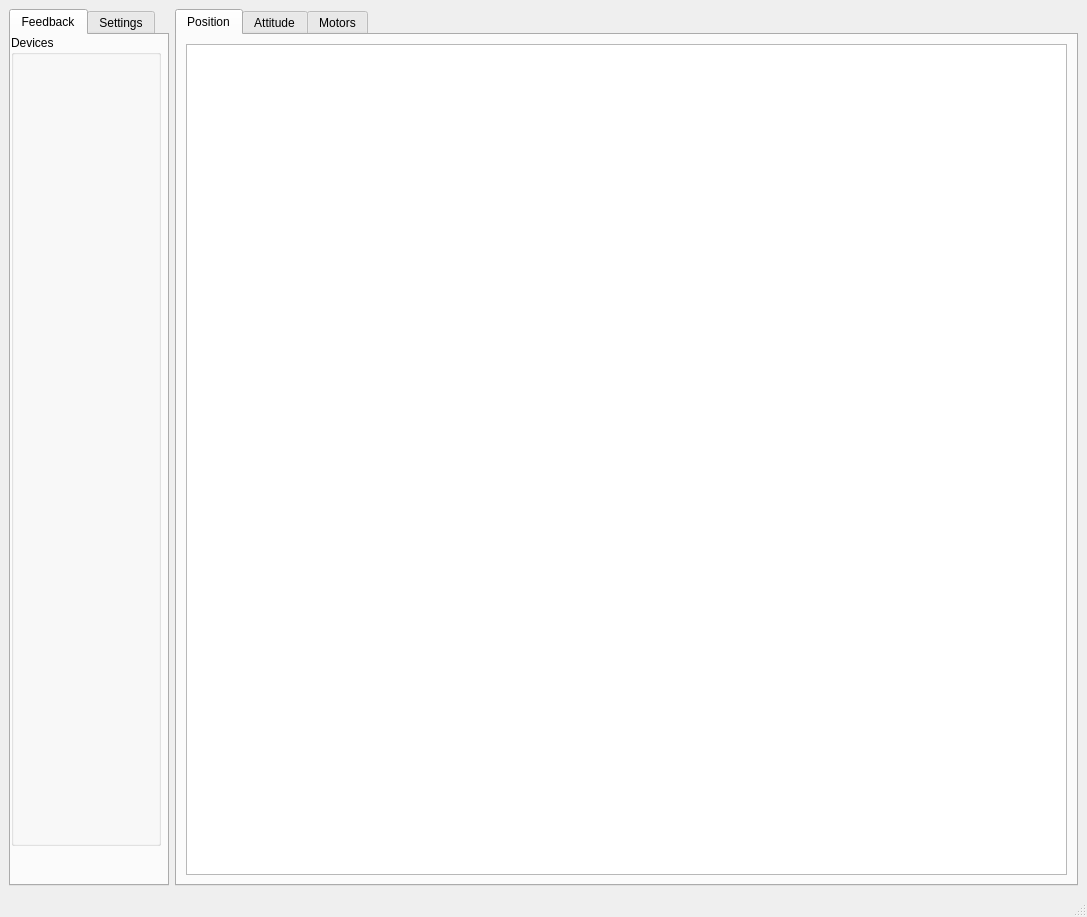
<?xml version="1.0" encoding="UTF-8"?>
<ui version="4.0">
 <class>MainWindow</class>
 <widget class="QMainWindow" name="MainWindow">
  <property name="geometry">
   <rect>
    <x>0</x>
    <y>0</y>
    <width>1087</width>
    <height>917</height>
   </rect>
  </property>
  <property name="windowTitle">
   <string>MainWindow</string>
  </property>
  <widget class="QWidget" name="centralwidget">
   <property name="enabled">
    <bool>true</bool>
   </property>
   <layout class="QHBoxLayout" name="horizontalLayout">
    <item>
     <widget class="QTabWidget" name="deviceWidget">
      <property name="sizePolicy">
       <sizepolicy hsizetype="Fixed" vsizetype="Expanding">
        <horstretch>0</horstretch>
        <verstretch>0</verstretch>
       </sizepolicy>
      </property>
      <property name="minimumSize">
       <size>
        <width>160</width>
        <height>0</height>
       </size>
      </property>
      <property name="currentIndex">
       <number>0</number>
      </property>
      <widget class="QWidget" name="tab">
       <attribute name="title">
        <string>Feedback</string>
       </attribute>
       <widget class="QGroupBox" name="groupBox">
        <property name="geometry">
         <rect>
          <x>0</x>
          <y>0</y>
          <width>150</width>
          <height>811</height>
         </rect>
        </property>
        <property name="sizePolicy">
         <sizepolicy hsizetype="Fixed" vsizetype="Expanding">
          <horstretch>0</horstretch>
          <verstretch>0</verstretch>
         </sizepolicy>
        </property>
        <property name="minimumSize">
         <size>
          <width>150</width>
          <height>0</height>
         </size>
        </property>
        <property name="title">
         <string>Devices</string>
        </property>
       </widget>
      </widget>
      <widget class="QWidget" name="settings">
       <attribute name="title">
        <string>Settings</string>
       </attribute>
       <widget class="QGroupBox" name="horizontal">
        <property name="geometry">
         <rect>
          <x>10</x>
          <y>10</y>
          <width>151</width>
          <height>111</height>
         </rect>
        </property>
        <property name="title">
         <string>Horizontal (xy)</string>
        </property>
        <widget class="QSlider" name="hor_vel_slider">
         <property name="geometry">
          <rect>
           <x>0</x>
           <y>90</y>
           <width>141</width>
           <height>16</height>
          </rect>
         </property>
         <property name="maximum">
          <number>50</number>
         </property>
         <property name="orientation">
          <enum>Qt::Horizontal</enum>
         </property>
        </widget>
        <widget class="QSlider" name="hor_pos_slider">
         <property name="geometry">
          <rect>
           <x>0</x>
           <y>50</y>
           <width>141</width>
           <height>16</height>
          </rect>
         </property>
         <property name="maximum">
          <number>50</number>
         </property>
         <property name="orientation">
          <enum>Qt::Horizontal</enum>
         </property>
        </widget>
        <widget class="QLabel" name="hor_vel">
         <property name="geometry">
          <rect>
           <x>30</x>
           <y>70</y>
           <width>67</width>
           <height>19</height>
          </rect>
         </property>
         <property name="text">
          <string>Velocity</string>
         </property>
        </widget>
        <widget class="QLabel" name="hor_pos">
         <property name="geometry">
          <rect>
           <x>30</x>
           <y>30</y>
           <width>67</width>
           <height>19</height>
          </rect>
         </property>
         <property name="text">
          <string>Position</string>
         </property>
        </widget>
        <widget class="QLabel" name="k_p_xy">
         <property name="geometry">
          <rect>
           <x>100</x>
           <y>30</y>
           <width>31</width>
           <height>19</height>
          </rect>
         </property>
         <property name="text">
          <string>0.0</string>
         </property>
        </widget>
        <widget class="QLabel" name="k_d_xy">
         <property name="geometry">
          <rect>
           <x>100</x>
           <y>70</y>
           <width>31</width>
           <height>19</height>
          </rect>
         </property>
         <property name="text">
          <string>0.0</string>
         </property>
        </widget>
       </widget>
       <widget class="QGroupBox" name="vertical">
        <property name="geometry">
         <rect>
          <x>10</x>
          <y>140</y>
          <width>151</width>
          <height>161</height>
         </rect>
        </property>
        <property name="title">
         <string>Vertical (z)</string>
        </property>
        <widget class="QSlider" name="ver_vel_slider">
         <property name="geometry">
          <rect>
           <x>0</x>
           <y>90</y>
           <width>141</width>
           <height>16</height>
          </rect>
         </property>
         <property name="maximum">
          <number>50</number>
         </property>
         <property name="orientation">
          <enum>Qt::Horizontal</enum>
         </property>
        </widget>
        <widget class="QSlider" name="ver_pos_slider">
         <property name="geometry">
          <rect>
           <x>0</x>
           <y>50</y>
           <width>141</width>
           <height>16</height>
          </rect>
         </property>
         <property name="maximum">
          <number>50</number>
         </property>
         <property name="orientation">
          <enum>Qt::Horizontal</enum>
         </property>
        </widget>
        <widget class="QLabel" name="ver_vel">
         <property name="geometry">
          <rect>
           <x>30</x>
           <y>70</y>
           <width>67</width>
           <height>19</height>
          </rect>
         </property>
         <property name="text">
          <string>Velocity</string>
         </property>
        </widget>
        <widget class="QLabel" name="ver_pos">
         <property name="geometry">
          <rect>
           <x>30</x>
           <y>30</y>
           <width>67</width>
           <height>19</height>
          </rect>
         </property>
         <property name="text">
          <string>Position</string>
         </property>
        </widget>
        <widget class="QLabel" name="k_p_z">
         <property name="geometry">
          <rect>
           <x>100</x>
           <y>30</y>
           <width>31</width>
           <height>19</height>
          </rect>
         </property>
         <property name="text">
          <string>0.0</string>
         </property>
        </widget>
        <widget class="QLabel" name="k_d_z">
         <property name="geometry">
          <rect>
           <x>100</x>
           <y>70</y>
           <width>31</width>
           <height>20</height>
          </rect>
         </property>
         <property name="text">
          <string>0.0</string>
         </property>
        </widget>
        <widget class="QLabel" name="k_i_z">
         <property name="geometry">
          <rect>
           <x>100</x>
           <y>110</y>
           <width>31</width>
           <height>20</height>
          </rect>
         </property>
         <property name="text">
          <string>0.0</string>
         </property>
        </widget>
        <widget class="QLabel" name="ver_int">
         <property name="geometry">
          <rect>
           <x>30</x>
           <y>110</y>
           <width>67</width>
           <height>19</height>
          </rect>
         </property>
         <property name="text">
          <string>Exactness</string>
         </property>
        </widget>
        <widget class="QSlider" name="ver_int_slider">
         <property name="geometry">
          <rect>
           <x>0</x>
           <y>130</y>
           <width>141</width>
           <height>16</height>
          </rect>
         </property>
         <property name="maximum">
          <number>50</number>
         </property>
         <property name="orientation">
          <enum>Qt::Horizontal</enum>
         </property>
        </widget>
       </widget>
       <widget class="QGroupBox" name="rotation">
        <property name="geometry">
         <rect>
          <x>10</x>
          <y>320</y>
          <width>151</width>
          <height>491</height>
         </rect>
        </property>
        <property name="title">
         <string>Rotation (alpha)</string>
        </property>
        <widget class="QSlider" name="tau_att_y_slider">
         <property name="geometry">
          <rect>
           <x>0</x>
           <y>90</y>
           <width>141</width>
           <height>16</height>
          </rect>
         </property>
         <property name="minimum">
          <number>10</number>
         </property>
         <property name="maximum">
          <number>100</number>
         </property>
         <property name="orientation">
          <enum>Qt::Horizontal</enum>
         </property>
        </widget>
        <widget class="QSlider" name="tau_att_x_slider">
         <property name="geometry">
          <rect>
           <x>0</x>
           <y>50</y>
           <width>141</width>
           <height>16</height>
          </rect>
         </property>
         <property name="minimum">
          <number>10</number>
         </property>
         <property name="maximum">
          <number>100</number>
         </property>
         <property name="orientation">
          <enum>Qt::Horizontal</enum>
         </property>
        </widget>
        <widget class="QLabel" name="tau_att_y_label">
         <property name="geometry">
          <rect>
           <x>30</x>
           <y>70</y>
           <width>67</width>
           <height>19</height>
          </rect>
         </property>
         <property name="text">
          <string>tau_att_y</string>
         </property>
        </widget>
        <widget class="QLabel" name="tau_att_x_label">
         <property name="geometry">
          <rect>
           <x>30</x>
           <y>30</y>
           <width>71</width>
           <height>20</height>
          </rect>
         </property>
         <property name="text">
          <string>tau_att_x</string>
         </property>
        </widget>
        <widget class="QLabel" name="tau_att_x">
         <property name="geometry">
          <rect>
           <x>100</x>
           <y>30</y>
           <width>31</width>
           <height>19</height>
          </rect>
         </property>
         <property name="text">
          <string>0.0</string>
         </property>
        </widget>
        <widget class="QLabel" name="tau_att_y">
         <property name="geometry">
          <rect>
           <x>100</x>
           <y>70</y>
           <width>31</width>
           <height>20</height>
          </rect>
         </property>
         <property name="text">
          <string>0.0</string>
         </property>
        </widget>
        <widget class="QLabel" name="tau_att_z_label">
         <property name="geometry">
          <rect>
           <x>30</x>
           <y>110</y>
           <width>71</width>
           <height>20</height>
          </rect>
         </property>
         <property name="text">
          <string>tau_att_z</string>
         </property>
        </widget>
        <widget class="QSlider" name="tau_att_z_slider">
         <property name="geometry">
          <rect>
           <x>0</x>
           <y>130</y>
           <width>141</width>
           <height>16</height>
          </rect>
         </property>
         <property name="minimum">
          <number>10</number>
         </property>
         <property name="maximum">
          <number>100</number>
         </property>
         <property name="orientation">
          <enum>Qt::Horizontal</enum>
         </property>
        </widget>
        <widget class="QLabel" name="tau_att_z">
         <property name="geometry">
          <rect>
           <x>100</x>
           <y>110</y>
           <width>31</width>
           <height>20</height>
          </rect>
         </property>
         <property name="text">
          <string>0.0</string>
         </property>
        </widget>
        <widget class="QLabel" name="tau_p">
         <property name="geometry">
          <rect>
           <x>100</x>
           <y>150</y>
           <width>41</width>
           <height>19</height>
          </rect>
         </property>
         <property name="text">
          <string>0.0</string>
         </property>
        </widget>
        <widget class="QSlider" name="tau_q_slider">
         <property name="geometry">
          <rect>
           <x>0</x>
           <y>210</y>
           <width>141</width>
           <height>16</height>
          </rect>
         </property>
         <property name="minimum">
          <number>10</number>
         </property>
         <property name="maximum">
          <number>100</number>
         </property>
         <property name="value">
          <number>10</number>
         </property>
         <property name="orientation">
          <enum>Qt::Horizontal</enum>
         </property>
        </widget>
        <widget class="QSlider" name="tau_p_slider">
         <property name="geometry">
          <rect>
           <x>0</x>
           <y>170</y>
           <width>141</width>
           <height>16</height>
          </rect>
         </property>
         <property name="minimum">
          <number>10</number>
         </property>
         <property name="maximum">
          <number>100</number>
         </property>
         <property name="value">
          <number>10</number>
         </property>
         <property name="orientation">
          <enum>Qt::Horizontal</enum>
         </property>
        </widget>
        <widget class="QLabel" name="tau_q">
         <property name="geometry">
          <rect>
           <x>100</x>
           <y>190</y>
           <width>41</width>
           <height>20</height>
          </rect>
         </property>
         <property name="text">
          <string>0.0</string>
         </property>
        </widget>
        <widget class="QLabel" name="tau_r_label">
         <property name="geometry">
          <rect>
           <x>30</x>
           <y>230</y>
           <width>71</width>
           <height>20</height>
          </rect>
         </property>
         <property name="text">
          <string>tau_r</string>
         </property>
        </widget>
        <widget class="QLabel" name="tau_p_label">
         <property name="geometry">
          <rect>
           <x>30</x>
           <y>150</y>
           <width>71</width>
           <height>20</height>
          </rect>
         </property>
         <property name="text">
          <string>tau_p</string>
         </property>
        </widget>
        <widget class="QSlider" name="tau_r_slider">
         <property name="geometry">
          <rect>
           <x>0</x>
           <y>250</y>
           <width>141</width>
           <height>16</height>
          </rect>
         </property>
         <property name="minimum">
          <number>10</number>
         </property>
         <property name="maximum">
          <number>100</number>
         </property>
         <property name="orientation">
          <enum>Qt::Horizontal</enum>
         </property>
        </widget>
        <widget class="QLabel" name="tau_q_label">
         <property name="geometry">
          <rect>
           <x>30</x>
           <y>190</y>
           <width>67</width>
           <height>19</height>
          </rect>
         </property>
         <property name="text">
          <string>tau_q</string>
         </property>
        </widget>
        <widget class="QLabel" name="tau_r">
         <property name="geometry">
          <rect>
           <x>100</x>
           <y>230</y>
           <width>41</width>
           <height>20</height>
          </rect>
         </property>
         <property name="text">
          <string>0.0</string>
         </property>
        </widget>
        <widget class="QLabel" name="reference_label">
         <property name="geometry">
          <rect>
           <x>10</x>
           <y>290</y>
           <width>67</width>
           <height>19</height>
          </rect>
         </property>
         <property name="text">
          <string>Reference</string>
         </property>
        </widget>
        <widget class="QSlider" name="q_pitch_slider">
         <property name="geometry">
          <rect>
           <x>0</x>
           <y>360</y>
           <width>141</width>
           <height>16</height>
          </rect>
         </property>
         <property name="minimum">
          <number>-10</number>
         </property>
         <property name="maximum">
          <number>10</number>
         </property>
         <property name="value">
          <number>0</number>
         </property>
         <property name="orientation">
          <enum>Qt::Horizontal</enum>
         </property>
        </widget>
        <widget class="QSlider" name="q_roll_slider">
         <property name="geometry">
          <rect>
           <x>0</x>
           <y>330</y>
           <width>141</width>
           <height>16</height>
          </rect>
         </property>
         <property name="minimum">
          <number>-10</number>
         </property>
         <property name="maximum">
          <number>10</number>
         </property>
         <property name="value">
          <number>0</number>
         </property>
         <property name="orientation">
          <enum>Qt::Horizontal</enum>
         </property>
        </widget>
        <widget class="QSlider" name="q_yaw_slider">
         <property name="geometry">
          <rect>
           <x>0</x>
           <y>390</y>
           <width>141</width>
           <height>16</height>
          </rect>
         </property>
         <property name="minimum">
          <number>-10</number>
         </property>
         <property name="maximum">
          <number>10</number>
         </property>
         <property name="value">
          <number>0</number>
         </property>
         <property name="orientation">
          <enum>Qt::Horizontal</enum>
         </property>
        </widget>
        <widget class="QLabel" name="reference_roll_slider">
         <property name="geometry">
          <rect>
           <x>30</x>
           <y>310</y>
           <width>67</width>
           <height>19</height>
          </rect>
         </property>
         <property name="text">
          <string>Roll</string>
         </property>
        </widget>
        <widget class="QLabel" name="reference_pitch_slider">
         <property name="geometry">
          <rect>
           <x>30</x>
           <y>340</y>
           <width>67</width>
           <height>19</height>
          </rect>
         </property>
         <property name="text">
          <string>Pitch</string>
         </property>
        </widget>
        <widget class="QLabel" name="reference_yaw_label">
         <property name="geometry">
          <rect>
           <x>30</x>
           <y>370</y>
           <width>67</width>
           <height>19</height>
          </rect>
         </property>
         <property name="text">
          <string>Yaw</string>
         </property>
        </widget>
       </widget>
      </widget>
     </widget>
    </item>
    <item>
     <widget class="QTabWidget" name="plotWidget">
      <property name="currentIndex">
       <number>0</number>
      </property>
      <widget class="QWidget" name="positionTab">
       <attribute name="title">
        <string>Position</string>
       </attribute>
       <layout class="QHBoxLayout" name="horizontalLayout_2">
        <item>
         <widget class="GraphicsLayoutWidget" name="positionView"/>
        </item>
       </layout>
      </widget>
      <widget class="QWidget" name="attitudeTab">
       <attribute name="title">
        <string>Attitude</string>
       </attribute>
       <layout class="QHBoxLayout" name="horizontalLayout_3">
        <item>
         <widget class="GraphicsLayoutWidget" name="attitudeView"/>
        </item>
       </layout>
      </widget>
      <widget class="QWidget" name="motorsTab">
       <attribute name="title">
        <string>Motors</string>
       </attribute>
       <layout class="QHBoxLayout" name="horizontalLayout_4">
        <item>
         <widget class="GraphicsLayoutWidget" name="motorsView"/>
        </item>
       </layout>
      </widget>
     </widget>
    </item>
   </layout>
  </widget>
  <widget class="QMenuBar" name="menubar">
   <property name="geometry">
    <rect>
     <x>0</x>
     <y>0</y>
     <width>1087</width>
     <height>24</height>
    </rect>
   </property>
  </widget>
  <widget class="QStatusBar" name="statusbar"/>
 </widget>
 <customwidgets>
  <customwidget>
   <class>GraphicsLayoutWidget</class>
   <extends>QGraphicsView</extends>
   <header>pyqtgraph</header>
  </customwidget>
 </customwidgets>
 <resources/>
 <connections/>
</ui>
